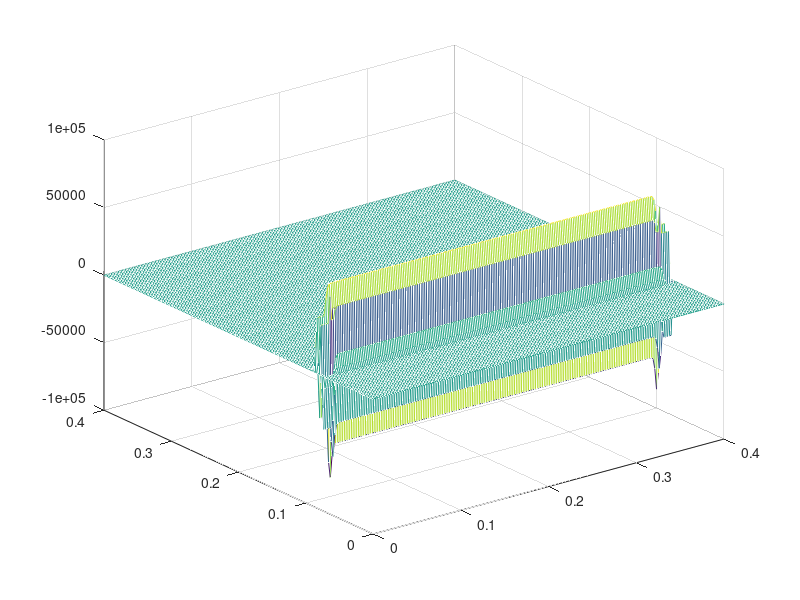
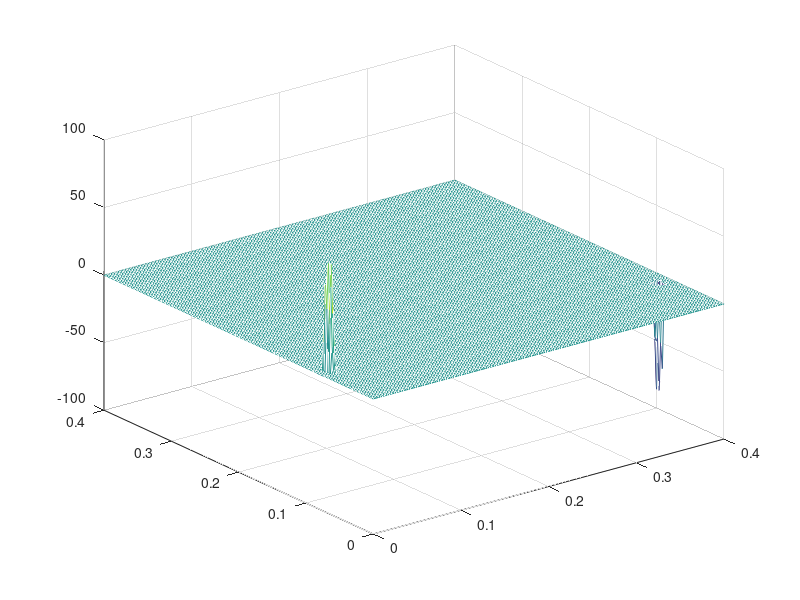
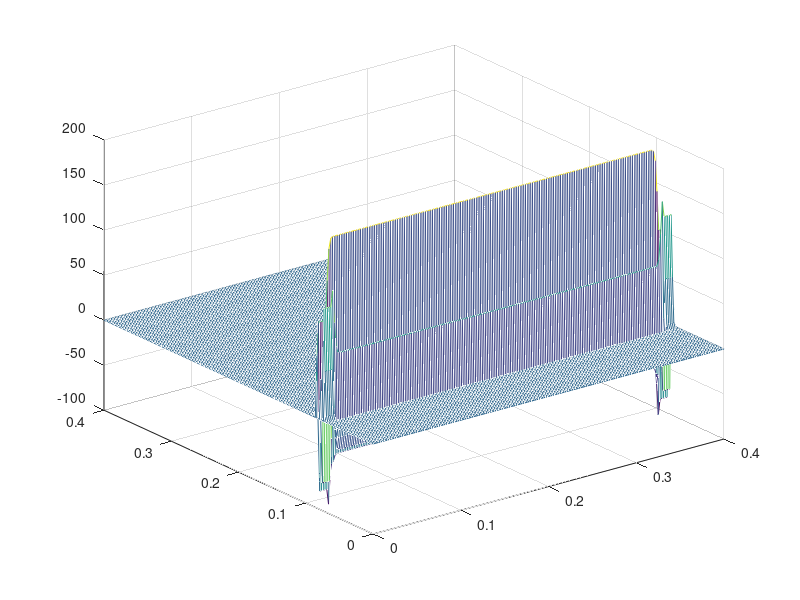

The MATLAB script that drew these images, in order:
%%--------------------------------------------------------------------------
% physical parameter
c=2.99792458e8;  % m/s
u0=4*pi*1e-7;   %H/m
e0=1/c/c/u0;
%%-------------------------------------------------------------------------
% question setup
f=2.5e9;  % HZ
er=4;
ur=1;
R=6e-2; % unit/m
% dis_src=0.6e-2;
dis_src=6e-2;
Ez_strgth=1e5; % V/m
Hx_strgth=Ez_strgth*sqrt(e0/u0);    %A/m
%%-----------------------------------------------------------------------
% numerical setup
Wx=40e-2; % unit:m
Wy=40e-2;
Cntr_Cyl=[Wx/2 Wy/2];
dx=2e-3;
dy=dx;
dt_max=sqrt(e0*u0)/sqrt(1/dx.^2+1/dy.^2);  % unit/s
exp_odr_dt = floor(log10(dt_max));
% dt=floor(dt_max/10^exp_odr_dt)*10^exp_odr_dt;
dt=1e-12;

num_PML=5;      % PML thickness
n_e=num_PML;   
n_m=num_PML-1;

val_sigma_e=1e3;  % S/m
val_sigma_m=u0/e0*val_sigma_e; % Omega/m

lambda=c/f;
if (lambda<dx*5)
    disp('spatial discretization step may be too large')
end

%%-----------------------------------------------------------------------
% initialization
x=0:dx:Wx;
y=0:dy:Wy;
Ez=zeros(length(y),length(x));  % Ez Hx Hy for update step\
Hx=Ez;
Hy=Ez;
Ezx=Ez; % Ezx Ezy can be represent with less momery
Ezy=Ez;

er_mtrx=ones(size(Ez)); % er_distribution
% for i=1:length(y)
%    for j=1:length(x)
%        dist_y=Cntr_Cyl(2)-(i-1)*dx;
%        dist_x=Cntr_Cyl(1)-(j-1)*dx;
%        if(dist_y.^2+dist_x.^2<=R.^2)
%            er_mtrx(i,j)=er;
%        end
%    end
% end

% % PML parameter initial
% sigma_ex=zeros(size(Ez));
% sigma_ey=sigma_ex;
% sigma_mx=zeros(size(Hy));
% sigma_my=sigma_mx;

sigma_ex=zeros(size(Ez));
sigma_ey=sigma_ex;
sigma_mx=sigma_ex;
sigma_my=sigma_mx;

sigma_ex(:,2:n_e+1)=val_sigma_e;
sigma_ex(:,end-n_e:end-1)=val_sigma_e;
sigma_ey(2:n_e+1,:)=val_sigma_e;
sigma_ey(end-n_e:end-1,:)=val_sigma_e;

sigma_mx(:,1:n_e)=val_sigma_m;
sigma_mx(:,end-n_e+1:end)=val_sigma_m;
sigma_my(1:n_e,:)=val_sigma_m;
sigma_my(end-n_e+1:end,:)=val_sigma_m;

% sigma_ex(:,2:n_e+1)=val_sigma_e*ones(length(y),1)*((n_e-(1:n_e))./n_e).^2;
% sigma_ex(:,end-n_e:end-1)=val_sigma_e*ones(length(y),1)*((0:n_e-1)./n_e).^2;
% sigma_ey(2:n_e+1,:)=((n_e-(1:n_e))./n_e).^2.'*val_sigma_e*ones(1,length(x));
% sigma_ey(end-n_e:end-1,:)=((0:n_e-1)./n_e).^2.'*val_sigma_e*ones(1,length(x));
% 
% sigma_mx(:,2:n_e+1)=val_sigma_m*ones(length(y),1)*((n_e-(1:n_e))./n_e).^2;
% sigma_mx(:,end-n_e:end-1)=val_sigma_m*ones(length(y),1)*((0:n_e-1)./n_e).^2;
% sigma_my(2:n_e+1,:)=((n_e-(1:n_e))./n_e).^2.'*val_sigma_m*ones(1,length(x));
% sigma_my(end-n_e:end-1,:)=((0:n_e-1)./n_e).^2.'*val_sigma_m*ones(1,length(x));

% % sigma_mx(:,2:n_m+1)=val_sigma_m*ones(length(y)-1,1)*((n_m+1-(1:n_m))./n_m).^2;
% % sigma_mx(:,end-n_m:end-1)=val_sigma_m*ones(length(y)-1,1)*((1:n_m)./n_m).^2;
% % sigma_my(2:n_m+1,:)=((n_m+1-(1:n_m))./n_m).^2.'*val_sigma_m*ones(1,length(x)-1);
% % sigma_my(end-n_m:end-1,:)=((1:n_m)./n_m).^2.'*val_sigma_m*ones(1,length(x)-1);

% Source Initial
idx_src_y=round((Cntr_Cyl(2)-R-dis_src)/dy)+1;
Ez(idx_src_y,2:end-1)=Ez_strgth;
Hx(idx_src_y,2:end-1)=Hx_strgth;

% idx_src_x=floor((Cntr_Cyl(2)-R)/dx):ceil((Cntr_Cyl(2)+R)/dx);
% Ez(idx_src_y,idx_src_x)=Ez_strgth;
% Hx(idx_src_y,idx_src_x(2:end-1))=Hx_strgth;
% Ez(101,101)=Ez_strgth;

%%-------------------------------------------------------------------------------------------------------
% update iteration
Reg_1y=1:n_e;
Reg_2y=n_e+1:size(Ez,1)-n_e-1;
Reg_3y=size(Ez,1)-n_e:size(Ez,1)-1;
Reg_1x=1:n_e;
Reg_2x=n_e+1:size(Ez,2)-n_e-1;
Reg_3x=size(Ez,2)-n_e:size(Ez,2)-1;

Reg_e1y=2:n_e+1;
Reg_e2y=n_e+2:size(Ez,1)-n_e-1;
Reg_e3y=size(Ez,1)-n_e:size(Ez,1)-1;
Reg_e1x=2:n_e+1;
Reg_e2x=n_e+2:size(Ez,2)-n_e-1;
Reg_e3x=size(Ez,2)-n_e:size(Ez,2)-1;

n_count=0;
for t=dt:dt:20*dt
  
    %----------------------------------
    % first 0~dt/2 step
    %  non_PML region       
    Hx(Reg_2y,Reg_2x)=Hx(Reg_2y,Reg_2x)-dt/u0/dy.*(Ez(Reg_2y+1,Reg_2x)-Ez(Reg_2y,Reg_2x));       %(j,i)
    Hy(Reg_2y,Reg_2x)=Hy(Reg_2y,Reg_2x)+dt/u0/dx.*(Ez(Reg_2y, Reg_2x+1)-Ez(Reg_2y,Reg_2x));
    
    
    % PML region
    Hx(Reg_1y,2:end-1)=(2*u0-dt.*sigma_my(Reg_1y,2:end-1))./(2*u0+dt.*sigma_my(Reg_1y,2:end-1))...
        .*Hx(Reg_1y,2:end-1)-2*dt/dy./(2*u0+dt.*sigma_my(Reg_1y,2:end-1))...
        .*(Ez(Reg_1y+1,2:end-1)-Ez(Reg_1y,2:end-1));
    Hx(Reg_3y,2:end-1)=(2*u0-dt.*sigma_my(Reg_3y,2:end-1))./(2*u0+dt.*sigma_my(Reg_3y,2:end-1))...
        .*Hx(Reg_3y,2:end-1)-2*dt/dy./(2*u0+dt.*sigma_my(Reg_3y,2:end-1))...
        .*(Ez(Reg_3y+1,2:end-1)-Ez(Reg_3y,2:end-1));
    Hx(Reg_2y,Reg_1x)=(2*u0-dt.*sigma_my(Reg_2y,Reg_1x))./(2*u0+dt.*sigma_my(Reg_2y,Reg_1x))...
        .*Hx(Reg_2y,Reg_1x)-2*dt/dy./(2*u0+dt.*sigma_my(Reg_2y,Reg_1x))...
        .*(Ez(Reg_2y+1,Reg_1x)-Ez(Reg_2y,Reg_1x));
    Hx(Reg_2y,Reg_3x)=(2*u0-dt.*sigma_my(Reg_2y,Reg_3x))./(2*u0+dt.*sigma_my(Reg_2y,Reg_3x))...
        .*Hx(Reg_2y,Reg_3x)-2*dt/dy./(2*u0+dt.*sigma_my(Reg_2y,Reg_3x))...
        .*(Ez(Reg_2y+1,Reg_3x)-Ez(Reg_2y,Reg_3x));
    
    Hy(Reg_1y,2:end-1)=(2*u0-dt.*sigma_mx(Reg_1y,2:end-1))./(2*u0+dt.*sigma_mx(Reg_1y,2:end-1))...
        .*Hy(Reg_1y,2:end-1)+2*dt/dy./(2*u0+dt.*sigma_mx(Reg_1y,2:end-1))...
        .*(Ez(Reg_1y,3:end)-Ez(Reg_1y,2:end-1));
    Hy(Reg_3y,2:end-1)=(2*u0-dt.*sigma_mx(Reg_3y,2:end-1))./(2*u0+dt.*sigma_mx(Reg_3y,2:end-1))...
        .*Hy(Reg_3y,2:end-1)+2*dt/dy./(2*u0+dt.*sigma_mx(Reg_3y,2:end-1))...
        .*(Ez(Reg_3y,3:end)-Ez(Reg_3y,2:end-1));
    Hy(Reg_2y,Reg_1x)=(2*u0-dt.*sigma_mx(Reg_2y,Reg_1x))./(2*u0+dt.*sigma_mx(Reg_2y,Reg_1x))...
        .*Hy(Reg_2y,Reg_1x)+2*dt/dy./(2*u0+dt.*sigma_mx(Reg_2y,Reg_1x))...
        .*(Ez(Reg_2y,Reg_1x+1)-Ez(Reg_2y,Reg_1x));
    Hy(Reg_2y,Reg_3x)=(2*u0-dt.*sigma_mx(Reg_2y,Reg_3x))./(2*u0+dt.*sigma_mx(Reg_2y,Reg_3x))...
        .*Hy(Reg_2y,Reg_3x)+2*dt/dy./(2*u0+dt.*sigma_mx(Reg_2y,Reg_3x))...
        .*(Ez(Reg_2y,Reg_3x+1)-Ez(Reg_2y,Reg_3x));
    
                
    %----------------------------------
    % second dt/2~dt step
    
    % non_PML region  
    Ez(Reg_e2y,Reg_e2x)=Ez(Reg_e2y,Reg_e2x)+dt/e0/dx./er_mtrx(Reg_e2y,Reg_e2x).*(Hy(Reg_e2y,Reg_e2x)-Hy(Reg_e2y,Reg_e2x-1))...
            -dt/e0/dy./er_mtrx(Reg_e2y,Reg_e2x).*(Hx(Reg_e2y,Reg_e2x)-Hx(Reg_e2y-1,Reg_e2x));
        
    % PML region    
    Ezx(Reg_e1y,2:end-1) = (2*e0-dt.*sigma_ex(Reg_e1y,2:end-1))./(2*e0+dt.*sigma_ex(Reg_e1y,2:end-1))...
        .*Ezx(Reg_e1y,2:end-1) + 2*dt/dx./((2*e0+dt.*sigma_ex(Reg_e1y,2:end-1)))...
        .*(Hy(Reg_e1y,2:end-1)-Hy(Reg_e1y,1:end-2));
    Ezy(Reg_e1y,2:end-1) = (2*e0-dt.*sigma_ey(Reg_e1y,2:end-1))./(2*e0+dt.*sigma_ey(Reg_e1y,2:end-1))...
        .*Ezy(Reg_e1y,2:end-1) - 2*dt/dy./((2*e0+dt.*sigma_ey(Reg_e1y,2:end-1)))...
        .*(Hx(Reg_e1y,2:end-1)-Hx(Reg_e1y-1,2:end-1));
    Ez(Reg_e1y,2:end-1)=Ezx(Reg_e1y,2:end-1)+Ezy(Reg_e1y,2:end-1);
    
    Ezx(Reg_3y,2:end-1) = (2*e0-dt.*sigma_ex(Reg_3y,2:end-1))./(2*e0+dt.*sigma_ex(Reg_3y,2:end-1))...
        .*Ezx(Reg_3y,2:end-1) + 2*dt/dx./((2*e0+dt.*sigma_ex(Reg_3y,2:end-1)))...
        .*(Hy(Reg_3y,2:end-1)-Hy(Reg_3y,1:end-2));
    Ezy(Reg_3y,2:end-1) = (2*e0-dt.*sigma_ey(Reg_3y,2:end-1))./(2*e0+dt.*sigma_ey(Reg_3y,2:end-1))...
        .*Ezy(Reg_3y,2:end-1) - 2*dt/dy./((2*e0+dt.*sigma_ey(Reg_3y,2:end-1)))...
        .*(Hx(Reg_3y,2:end-1)-Hx(Reg_3y-1,2:end-1));
    Ez(Reg_3y,2:end-1)=Ezx(Reg_3y,2:end-1)+Ezy(Reg_3y,2:end-1);
    
    Ezx(Reg_e2y,Reg_e1x) = (2*e0-dt.*sigma_ex(Reg_e2y,Reg_e1x))./(2*e0+dt.*sigma_ex(Reg_e2y,Reg_e1x))...
        .*Ezx(Reg_e2y,Reg_e1x) + 2*dt/dx./(2*e0+dt.*sigma_ex(Reg_e2y,Reg_e1x))...
        .*(Hy(Reg_e2y,Reg_e1x)-Hy(Reg_e2y,Reg_e1x-1));
    Ezy(Reg_e2y,Reg_e1x) = (2*e0-dt.*sigma_ey(Reg_e2y,Reg_e1x))./(2*e0+dt.*sigma_ey(Reg_e2y,Reg_e1x))...
        .*Ezy(Reg_e2y,Reg_e1x) - 2*dt/dy./((2*e0+dt.*sigma_ey(Reg_e2y,Reg_e1x)))...
        .*(Hx(Reg_e2y,Reg_e1x)-Hx(Reg_e2y-1,Reg_e1x));
    Ez(Reg_e2y,Reg_e1x)=Ezx(Reg_e2y,Reg_e1x)+Ezy(Reg_e2y,Reg_e1x);
    
    Ezx(Reg_e2y,Reg_e3x) = (2*e0-dt.*sigma_ex(Reg_e2y,Reg_e3x))./(2*e0+dt.*sigma_ex(Reg_e2y,Reg_e3x))...
        .*Ezx(Reg_e2y,Reg_e3x) + 2*dt/dx./((2*e0+dt.*sigma_ex(Reg_e2y,Reg_e3x)))...
        .*(Hy(Reg_e2y,Reg_e3x)-Hy(Reg_e2y,Reg_e3x-1));
    Ezy(Reg_e2y,Reg_e3x) = (2*e0-dt.*sigma_ey(Reg_e2y,Reg_e3x))./(2*e0+dt.*sigma_ey(Reg_e2y,Reg_e3x))...
        .*Ezy(Reg_e2y,Reg_e3x) - 2*dt/dy./((2*e0+dt.*sigma_ey(Reg_e2y,Reg_e3x)))...
        .*(Hx(Reg_e2y,Reg_e3x)-Hx(Reg_e2y-1,Reg_e3x));
    Ez(Reg_e2y,Reg_e3x)=Ezx(Reg_e2y,Reg_e3x)+Ezy(Reg_e2y,Reg_e3x);
    
    
    %-------------------------------------------------
    %  plot
     
    n_count=n_count+1;
    if  (mod(n_count,1)==0)
        figure(1);
        mesh(x,y,Ez);
        figure(2);
        mesh(x,y,Hy);
        figure(3);
        mesh(x,y,Hx);
        pause()
        
    end
end    
figure(1);
mesh(x,y,Ez);
figure(2);
mesh(x,y,Hy);
figure(3);
mesh(x,y,Hx);
   